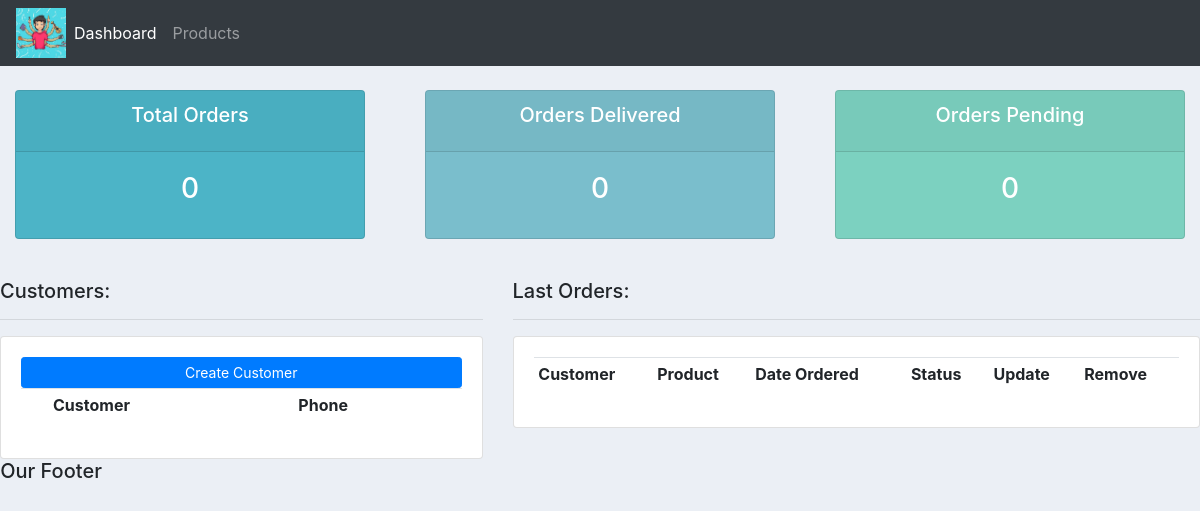
The app's page /, older data.
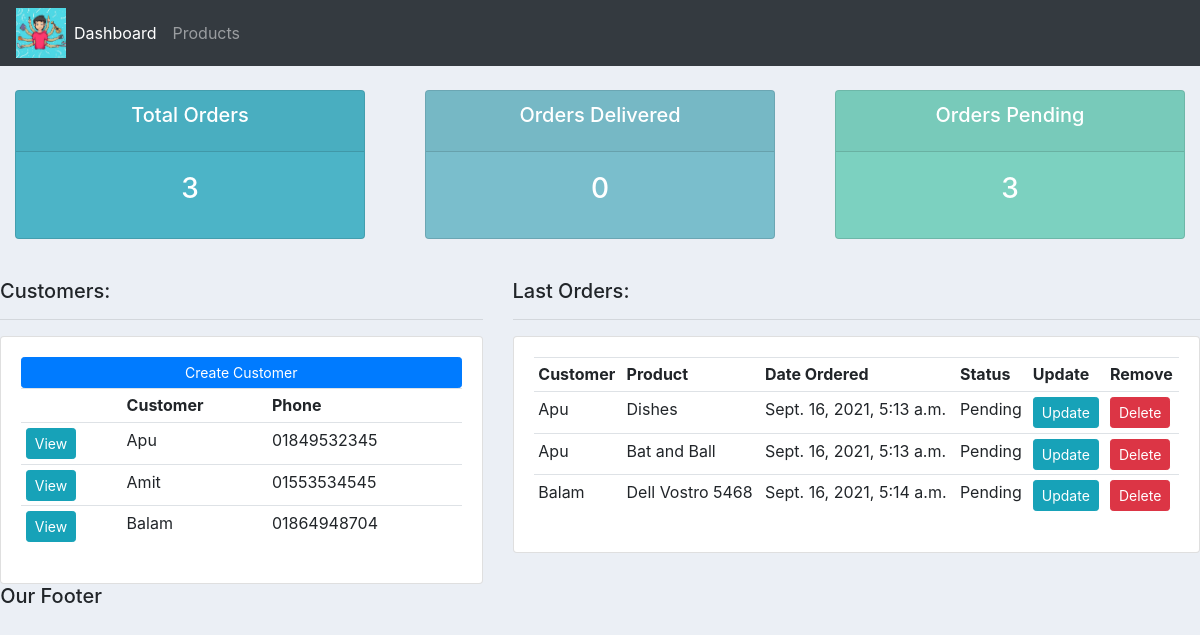
The same page, newer data.
### accounts/models.py (models this page shows, shortened)
class Customer(models.Model):
    name = models.CharField(max_length=200)
    phone = models.CharField(max_length=200, null = True)
    email = models.CharField(max_length=200, null = True)
    date_created = models.DateTimeField(auto_now_add= True)
    def __str__(self):
        return self.name

class Order(models.Model):
    STATUS = (
                ('Pending' , 'Pending'),
                ('Out for delivery', 'Out for delivery'),
                ('Delivered', 'Delivered'),
             )
    customer = models.ForeignKey(Customer, null = True , on_delete = models.SET_NULL)
    product = models.ForeignKey(Product, null = True , on_delete = models.SET_NULL)
    date_created =  models.DateTimeField(auto_now_add= True)
    status = models.CharField(max_length = 200, null = True, choices = STATUS)
    note = models.CharField(max_length = 1000, null = True)

class Product(models.Model):
    CATEGORY = (
                ('Indoor', 'Indoor'),
                ('Out Door', 'Out Door'),
                )
    name = models.CharField(max_length=200)
    price = models.FloatField(null = True)
    category = models.CharField(max_length=200, null = True, choices = CATEGORY)
    description = models.CharField(max_length=200, null = True, blank = True)
    date_created =  models.DateTimeField(auto_now_add= True)
    tags = models.ManyToManyField(Tag)
    def __str__(self):
        return self.name

### accounts/views.py (the view)
# urls.py: path('', views.home, name="home"),
def home(request):
    orders = Order.objects.all()
    customers = Customer.objects.all()
    total_customers = customers.count()
    total_orders = orders.count()
    delivered = orders.filter(status='Delivered').count()
    pending = orders.filter(status='Pending').count()
    context = {'orders':orders, 'customers':customers,
    'total_customers': total_customers, 'total_orders':total_orders,
    'delivered': delivered, 'pending': pending}
    return render(request, 'accounts/dashboard.html',context)

### accounts/templates/accounts/dashboard.html
{% extends 'accounts/main.html' %}
{% block content %}
{% include 'accounts/status.html' %}
<br>
<div class ="row">
  <div class="col-md-5">
    <h5>Customers:</h5>
    <hr>
    <div class="card card-body">
      <a class="btn btn-primary btn-sm btn-block" href="{% url 'create_customer' %}">Create Customer</a>
      <table class="table table-sm">
        <tr>
          <th></th>
          <th>Customer</th>
          <th>Phone</th>
        </tr>
        {% for customer in customers %}
         <tr>
           <td><a class="btn btn-sm btn-info" href="{% url 'customer' customer.id %}">View</a></td>
           <td>{{customer.name}}</td>
           <td>{{customer.phone}}</td>
         </tr>
        {% endfor %}
      </table>
    </div>
  </div>
  <div class="col-md-7">
    <h5>Last Orders:</h5>
    <hr>
    <div class="card card-body">
      <table class="table table-sm">
        <tr>
          <th>Customer</th>
          <th>Product</th>
          <th>Date Ordered</th>
          <th>Status</th>
          <th>Update</th>
          <th>Remove</th>
        </tr>
        {% for order in orders %}
         <tr>
           <td>{{order.customer}}</td>
           <td>{{order.product}}</td>
           <td>{{order.date_created}}</td>
           <td>{{order.status}}</td>
           <td><a  class="btn btn-sm btn-info"  href="{% url 'update_order' order.id %}">Update</a></td>
           <td><a  class="btn btn-sm btn-danger"  href="{% url 'delete_order' order.id %}">Delete</a></td>
         </tr>
        {% endfor %}
      </table>
    </div>
  </div>
{% endblock %}

Row changes from the older to the newer data that the page shows:
added Customer: name "Apu", phone "01849532345"
added Customer: name "Amit", phone "01553534545"
added Customer: name "Balam", phone "01864948704"
added Order: customer "Apu", product "Dishes", date_created "Sept. 16, 2021, 5:13 a.m.", status "Pending"
added Order: customer "Apu", product "Bat and Ball", date_created "Sept. 16, 2021, 5:13 a.m.", status "Pending"
added Order: customer "Balam", product "Dell Vostro 5468", date_created "Sept. 16, 2021, 5:14 a.m.", status "Pending"
Text that changed along with them:
{{ total_orders }}: "0" → "3"
{{ pending }}: "0" → "3"
